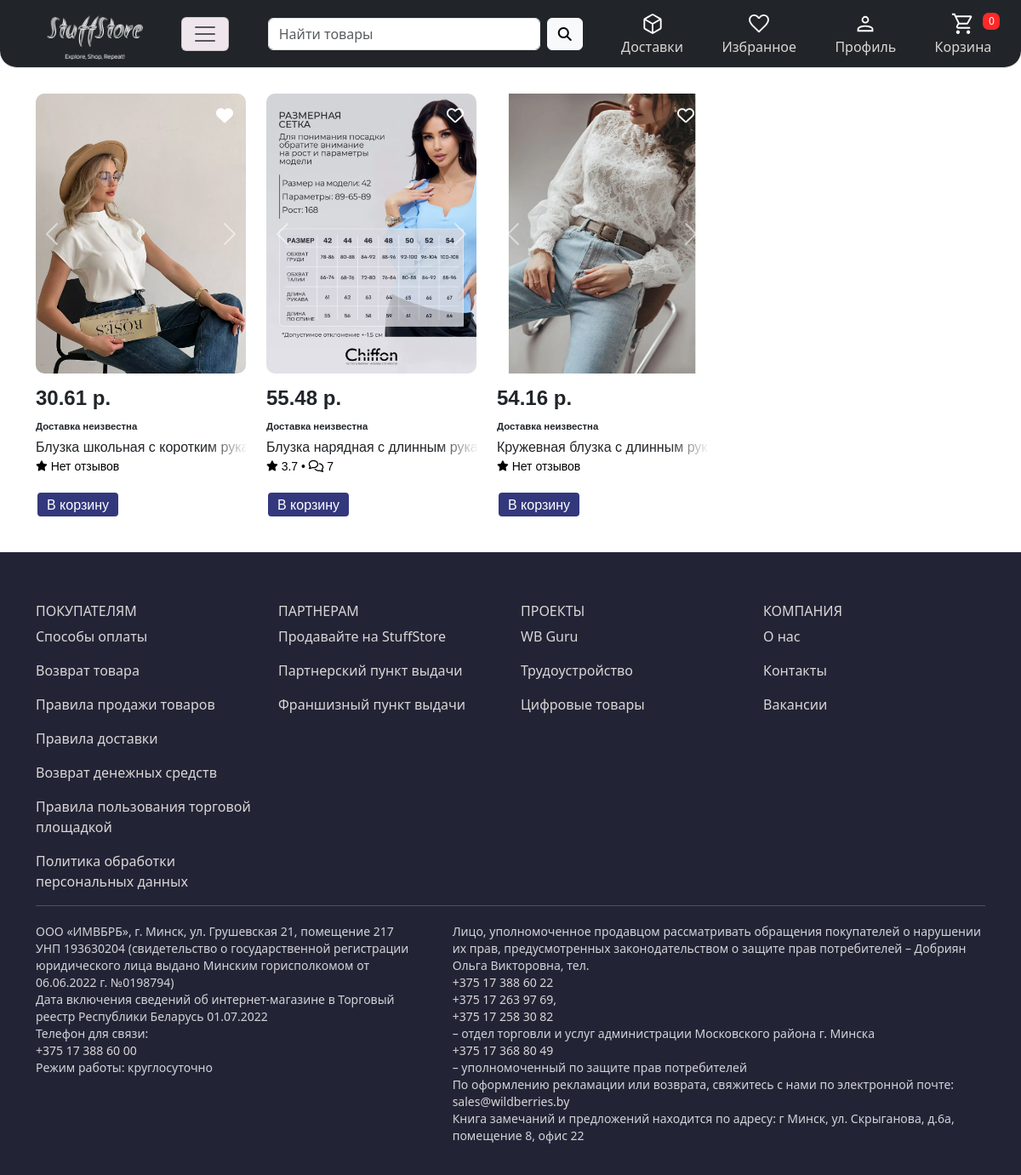
The page / (signed in) on the database as committed earlier.
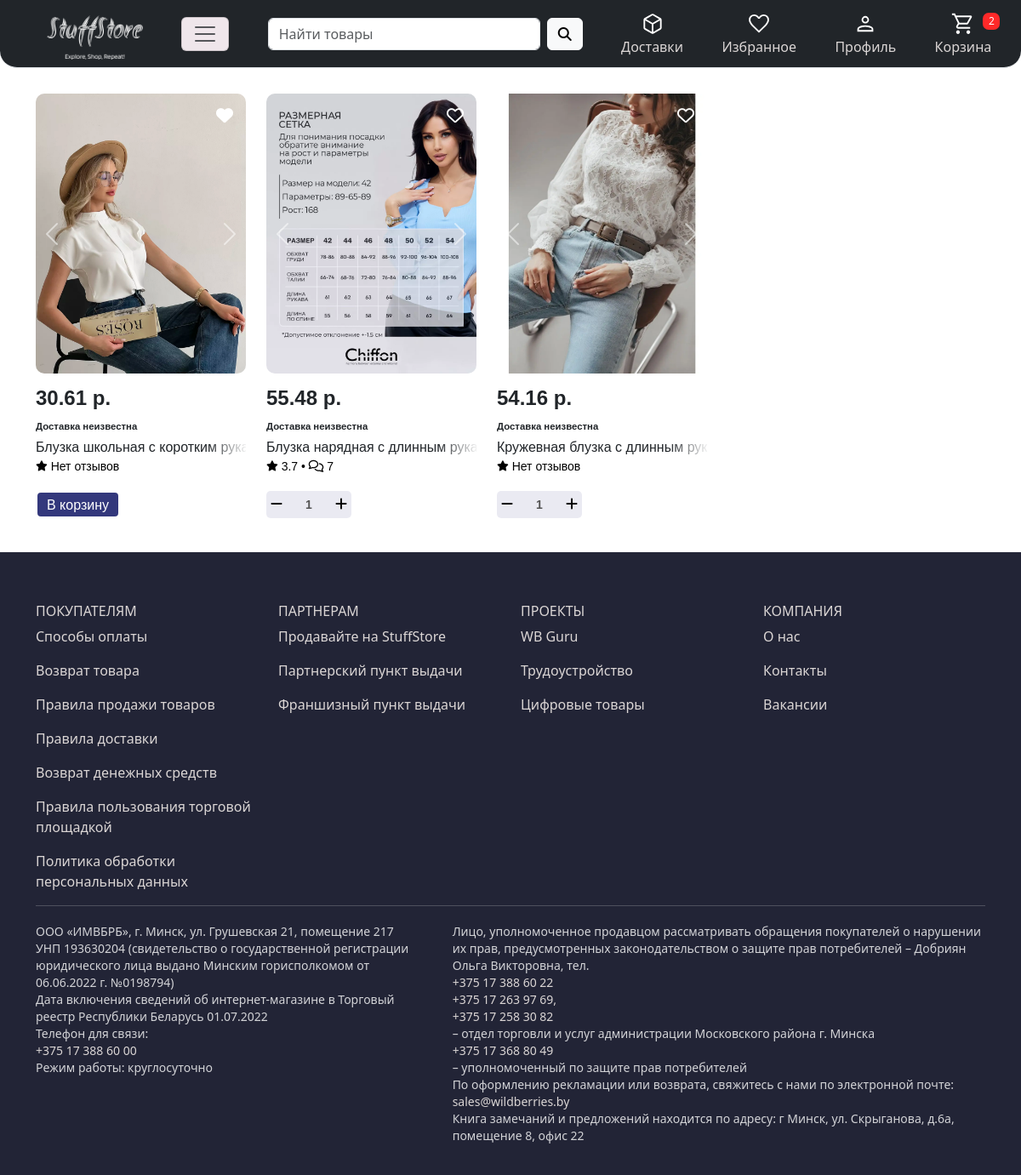
The same page on the database as committed later.
### products/models.py (models this page shows, shortened)
class Product(models.Model):
    name = models.CharField(max_length=128)
    price = models.DecimalField(max_digits=10, decimal_places=2)
    description = models.TextField()
    quantity = models.PositiveIntegerField(default=0)
    slug = models.SlugField(max_length=255, unique=True, db_index=True)
    subcategory = models.ForeignKey(to=SubCategory, on_delete=models.PROTECT)
    def get_absolute_url(self):
        return reverse('products:product_page', kwargs={'subcategory_slug': self.subcategory.slug, 'product_id': self.pk})
    def get_avg_rating(self):
        avg_rating = self.reviews.aggregate(avg_rating=Avg('rating'))['avg_rating']
        return avg_rating

### reviews/models.py (models this page shows)
class Review(models.Model):
    product = models.ForeignKey('products.Product', on_delete=models.CASCADE, related_name='reviews', verbose_name='Товар')
    rating = models.PositiveSmallIntegerField(validators=[
        MinValueValidator(1),
        MaxValueValidator(5),
    ])
    user = models.ForeignKey('users.User', on_delete=models.SET_NULL, null=True, related_name='reviews', verbose_name='Пользователь')
    date = models.DateTimeField(auto_now_add=True, verbose_name='Время отзыва')
    description = models.TextField()
    class Meta:
        ordering = ['-date', ]

### basket/models.py (models this page shows, shortened)
class Basket(models.Model):
    user = models.ForeignKey(User, on_delete=models.CASCADE)
    product = models.ForeignKey(Product, on_delete=models.CASCADE, related_name='basket')
    quantity = models.IntegerField(default=0)
    selected_for_purchase = models.BooleanField(default=True)
    objects = BasketQueryset.as_manager()

### products/views.py (the view)
# urls.py: path('', MainView.as_view(), name='home'),
class MainView(BaseMixin, ListView):
    model = Product
    template_name = 'products/main.html'
    def get_context_data(self, *, object_list=None, **kwargs):
        context = super(MainView, self).get_context_data()
        context['title'] = 'StuffStore'
        if not isinstance(self.request.user, AnonymousUser):
            context['basket_products'] = Basket.objects.filter(user=self.request.user)
            context['all_basket_products'] = context['basket_products'].count()
            context['favorites_products'] = list(*list(zip(*Favorites.objects.filter(user=self.request.user).values_list('product'))))
        return context

### products/mixins.py (called while the page is built)
    def get_context_data(self, **kwargs):
        context = super(BaseMixin, self).get_context_data(**kwargs)
        context.update({'title': self.title, 'categories': Category.objects.all(),
                        'subcategories': SubCategory.objects.all(),
                        'navbar': navbar_list, 'footer': footer_list,
                        'logo': payment_list, 'bought_cards': cards, 'shopping': shopping_cards,
                        'payment_list': favourite_cards,
                        })
        if not isinstance(self.request.user, AnonymousUser):
            context['basket_counter'] = Basket.objects.filter(user=self.request.user).count()
        return context

### products/models.py (called while the page is built)
    def get_absolute_url(self):
        return reverse('products:catalog', kwargs={'subcategory_slug': self.slug})

### products/templatetags/custom_tags.py (called while the page is built)
@register.simple_tag
def find_product_in_basket(product, basket):
    try:
        return basket.get(product=product)
    except:
        return False

### products/templates/products/main.html
{% extends 'products/base.html' %}
{% load custom_tags %}
{% block content %}
{% cards_of_products object_list user.id %}
{% endblock content %}

### products/templates/products/templatetags/card_of_product.html (shortened to what the changed rows need)
{% load custom_tags %}
<div class="row row-cols-auto" style="margin-top: 30px">
    {% for product in products %}
    <div class="col" style="cursor: pointer; margin-bottom: 20px;">
        <div class="card border-0" style="width: 247px; height: 467px">
            <a href="{% url 'basket:add_product_to_favorites' product.pk %}">
                <i class="{% if product.pk in favorites_products %}fa-solid{% else %}fa-regular{% endif %} fa-heart fa-lg add_to_favourite"
                    style="color: rgb(255, 255, 255); position: absolute; top: 10px; z-index: 1000; right: 10px; margin: 15px 5px 0px 0px;"></i></a>
            <div id="carousel-{{ product.id }}" class="carousel slide carousel-fade">
                <div class="carousel-inner">
                    {% for image in product.images.all %}
                    {% if image %}
                    <div class="carousel-item {% if forloop.first %}active{% endif %}">
                        <div class="image-wrapper">
                            <a href="{{ product.get_absolute_url }}">
                                <img src="{{ image.image.url }}" class="d-block w-100 card-img-top"
                                    style="border-radius: 10px; width: 330px;" alt="Image">
                            </a>
                        </div>
                    </div>
                    {% endif %}
                    {% endfor %}
                </div>
                <button class="carousel-control-prev" type="button" data-bs-target="#carousel-{{ product.id }}"
                    data-bs-slide="prev">
                    <span class="carousel-control-prev-icon" aria-hidden="true"></span>
                </button>
                <button class="carousel-control-next" type="button" data-bs-target="#carousel-{{ product.id }}"
                    data-bs-slide="next">
                    <span class="carousel-control-next-icon" aria-hidden="true"></span>
                </button>
            </div>
            <div class="card-body"
                style="overflow: hidden; padding-top: 5px; padding-bottom: 0px; padding-left: 0; margin-top: 0;">
                <h5 class="card-title" style="font-size: 24px; margin-top: 10px">
                    <b>{{ product.price }} р.</b>
                </h5>
                <p style="margin: 0; font-size: small;"><small><b>Доставка неизвестна</b></small></p>
                <p class="card-text" style="margin-bottom: 0; white-space: nowrap; margin-top: 3px;">
                    <span class="blur" style="width: 250px">{{ product.name }}</span>
                </p>
                <div style="display: flex;">
                    <div style="font-size: 14px;"><a href="#reviews" style="color: black;">
                            {% if product.reviews.all|length > 0 %}
                            {{ product.get_avg_rating|floatformat }} &#8226;
                            <i class="fa-regular fa-comments"></i> {{ product.reviews.all|length }}</a>
                        {% else %}
                        Нет отзывов
                        {% endif %}
                    </div>
                </div>
            </div>
        </div>
        <div id="in_basket_{{product.pk}}">
            {% find_product_in_basket product basket_products as product_in_basket %}
            {% if not product_in_basket %}
            <div id="product_not_in_basket_{{product.pk}}">
                <a id="inBasket" class="btn btn-primary-link"
                    style="background-color: rgb(51, 56, 124); height: 32px; padding: 1px 11px 0; align-content: center;"
                    value="" onclick="add_product_to_basket({{product.pk}})">В корзину</a>
            </div>
            {% else %}
            <div id="product_in_basket_{{product.pk}}"
                style="background-color: rgba(51, 56, 124, 0.1); width: max-content; border-radius: 5px;">
                <button style="border: none; background: none; padding: 0px 0px 0px 5px;"><a style="all: unset;"
                        onclick="minus_product_to_basket({{product.pk}})"><i
                            class="fa-solid fa-minus"></i></a></button>
                <input id="product_{{product.pk}}_quantity" type="text"
                    style="width: 53px; height: 32px; font-size: 14px; font-weight: 700; border: none; background: none; padding: 0; text-align: center;"
                    value="{{ product_in_basket.quantity }}" disabled>
                <button style="border: none; background: none; padding: 0px 5px 0px 0px;"><a style="all: unset;"
                        onclick="add_product_to_basket({{product.pk}})"><i class="fa-solid fa-plus"></i></a></button>
            </div>
            {% endif %}
        </div>
    </div>
    {% endfor %}
</div>

Rows that differ between the two databases and show on the page:
shown differently, row unchanged: Product "Блузка нарядная с длинным…": no longer shows "В корзину"
added Basket: quantity "1"
shown differently, row unchanged: Product "Кружевная блузка с длинным…": no longer shows "В корзину"
added Basket: quantity "1"
